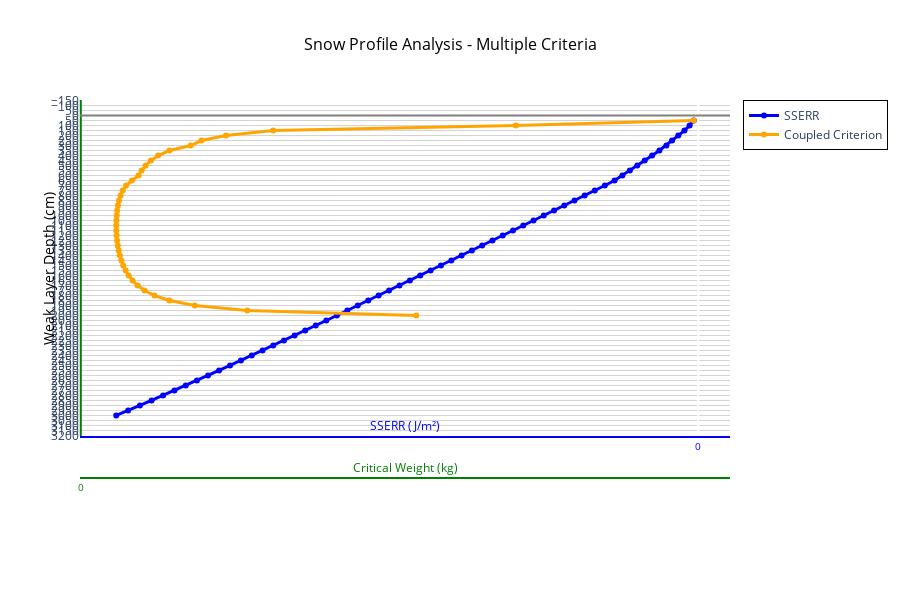

The code cell stored with this chart in its notebook:
### Code cell
from plotly_snow_profile import snow_profile_with_data

snow_profile_with_data(plot_weaklayer, plot_layers, dataframe)

### Figure 1 — Plotly figure (JSON) as saved in the notebook; plotly's stock layout.template omitted (floating-point values rounded to 4 significant figures)
{"data": [{"line": {"color": "blue", "width": 3}, "marker": {"color": "blue", "size": 6}, "mode": "lines+markers", "name": "SSERR", "type": "scatter", "x": [0.03318, 0.06367, 0.1021, 0.1477, 0.1938, 0.2359, 0.2873, 0.3412, 0.3958, 0.4508, 0.506, 0.5613, 0.6193, 0.6912, 0.7654, 0.8403, 0.9157, 0.9914, 1.067, 1.143, 1.219, 1.295, 1.371, 1.447, 1.523, 1.599, 1.675, 1.751, 1.828, 1.904, 1.981, 2.057, 2.134, 2.211, 2.288, 2.365, 2.442, 2.52, 2.597, 2.675, 2.753, 2.831, 2.909, 2.987, 3.066, 3.145, 3.225, 3.304, 3.385, 3.465, 3.546, 3.628, 3.71, 3.793, 3.877, 3.961, 4.046, 4.132, 4.219, 4.307], "xaxis": "x", "y": [50.0, 100.0, 150.0, 200.0, 250.0, 300.0, 350.0, 400.0, 450.0, 500.0, 550.0, 600.0, 650.0, 700.0, 750.0, 800.0, 850.0, 900.0, 950.0, 1000.0, 1050.0, 1100.0, 1150.0, 1200.0, 1250.0, 1300.0, 1350.0, 1400.0, 1450.0, 1500.0, 1550.0, 1600.0, 1650.0, 1700.0, 1750.0, 1800.0, 1850.0, 1900.0, 1950.0, 2000.0, 2050.0, 2100.0, 2150.0, 2200.0, 2250.0, 2300.0, 2350.0, 2400.0, 2450.0, 2500.0, 2550.0, 2600.0, 2650.0, 2700.0, 2750.0, 2800.0, 2850.0, 2900.0, 2950.0, 3000.0]}, {"line": {"color": "orange", "width": 3}, "marker": {"color": "orange", "size": 6}, "mode": "lines+markers", "name": "Coupled Criterion", "type": "scatter", "x": [5.833, 4.14, 1.83, 1.382, 1.148, 1.047, 0.8435, 0.7373, 0.6677, 0.6175, 0.5796, 0.5498, 0.4866, 0.4313, 0.3992, 0.3785, 0.3639, 0.3536, 0.3462, 0.3413, 0.3384, 0.3374, 0.3383, 0.3409, 0.3454, 0.3519, 0.3606, 0.3719, 0.3863, 0.4041, 0.427, 0.4557, 0.4928, 0.5413, 0.6072, 0.7014, 0.8437, 1.086, 1.584, 3.192, Infinity, Infinity, Infinity, Infinity, Infinity, Infinity, Infinity, Infinity, Infinity, Infinity, Infinity, Infinity, Infinity, Infinity, Infinity, Infinity, Infinity, Infinity, Infinity, Infinity], "xaxis": "x3", "y": [50.0, 100.0, 150.0, 200.0, 250.0, 300.0, 350.0, 400.0, 450.0, 500.0, 550.0, 600.0, 650.0, 700.0, 750.0, 800.0, 850.0, 900.0, 950.0, 1000.0, 1050.0, 1100.0, 1150.0, 1200.0, 1250.0, 1300.0, 1350.0, 1400.0, 1450.0, 1500.0, 1550.0, 1600.0, 1650.0, 1700.0, 1750.0, 1800.0, 1850.0, 1900.0, 1950.0, 2000.0, 2050.0, 2100.0, 2150.0, 2200.0, 2250.0, 2300.0, 2350.0, 2400.0, 2450.0, 2500.0, 2550.0, 2600.0, 2650.0, 2700.0, 2750.0, 2800.0, 2850.0, 2900.0, 2950.0, 3000.0]}], "layout": {"annotations": [{"font": {"color": "black", "size": 14}, "showarrow": false, "text": "Weak Layer Depth (cm)", "textangle": -90, "x": -0.05, "xanchor": "center", "xref": "paper", "y": 0.6, "yanchor": "middle", "yref": "paper"}, {"font": {"color": "blue", "size": 12}, "showarrow": false, "text": "SSERR (J/m²)", "x": 0.5, "xanchor": "center", "xref": "paper", "y": 0.2, "yanchor": "bottom", "yref": "paper"}, {"font": {"color": "green", "size": 12}, "showarrow": false, "text": "Critical Weight (kg)", "x": 0.5, "xanchor": "center", "xref": "paper", "y": 0.1, "yanchor": "bottom", "yref": "paper"}], "height": 600, "legend": {"bgcolor": "rgba(255,255,255,0.8)", "bordercolor": "black", "borderwidth": 1, "x": 1.02, "y": 1}, "paper_bgcolor": "white", "plot_bgcolor": "white", "showlegend": true, "title": {"font": {"color": "black", "size": 16}, "text": "Snow Profile Analysis - Multiple Criteria", "x": 0.5}, "width": 900, "xaxis": {"autorange": "reversed", "dtick": 25.84, "gridcolor": "lightblue", "gridwidth": 1, "linecolor": "blue", "linewidth": 2, "range": [0, 5], "showgrid": true, "side": "bottom", "tick0": 0, "tickcolor": "blue", "tickfont": {"color": "blue", "size": 10}, "ticklen": 8, "tickmode": "linear", "tickwidth": 2, "title": {"text": ""}}, "xaxis3": {"anchor": "free", "dtick": 37.98, "linecolor": "green", "linewidth": 2, "overlaying": "x", "position": 0.1, "range": [0, null], "showgrid": false, "side": "bottom", "tick0": 0, "tickcolor": "green", "tickfont": {"color": "green", "size": 10}, "ticklen": 8, "tickmode": "linear", "tickwidth": 2, "title": {"text": ""}, "zeroline": true, "zerolinecolor": "green", "zerolinewidth": 2}, "yaxis": {"autorange": "reversed", "domain": [0.2, 1], "dtick": 50, "gridcolor": "lightgray", "gridwidth": 1, "showgrid": true, "tick0": 0, "tickcolor": "black", "ticklen": 5, "tickmode": "linear", "tickwidth": 2, "title": {"text": ""}, "zeroline": true, "zerolinecolor": "gray", "zerolinewidth": 2}}}
